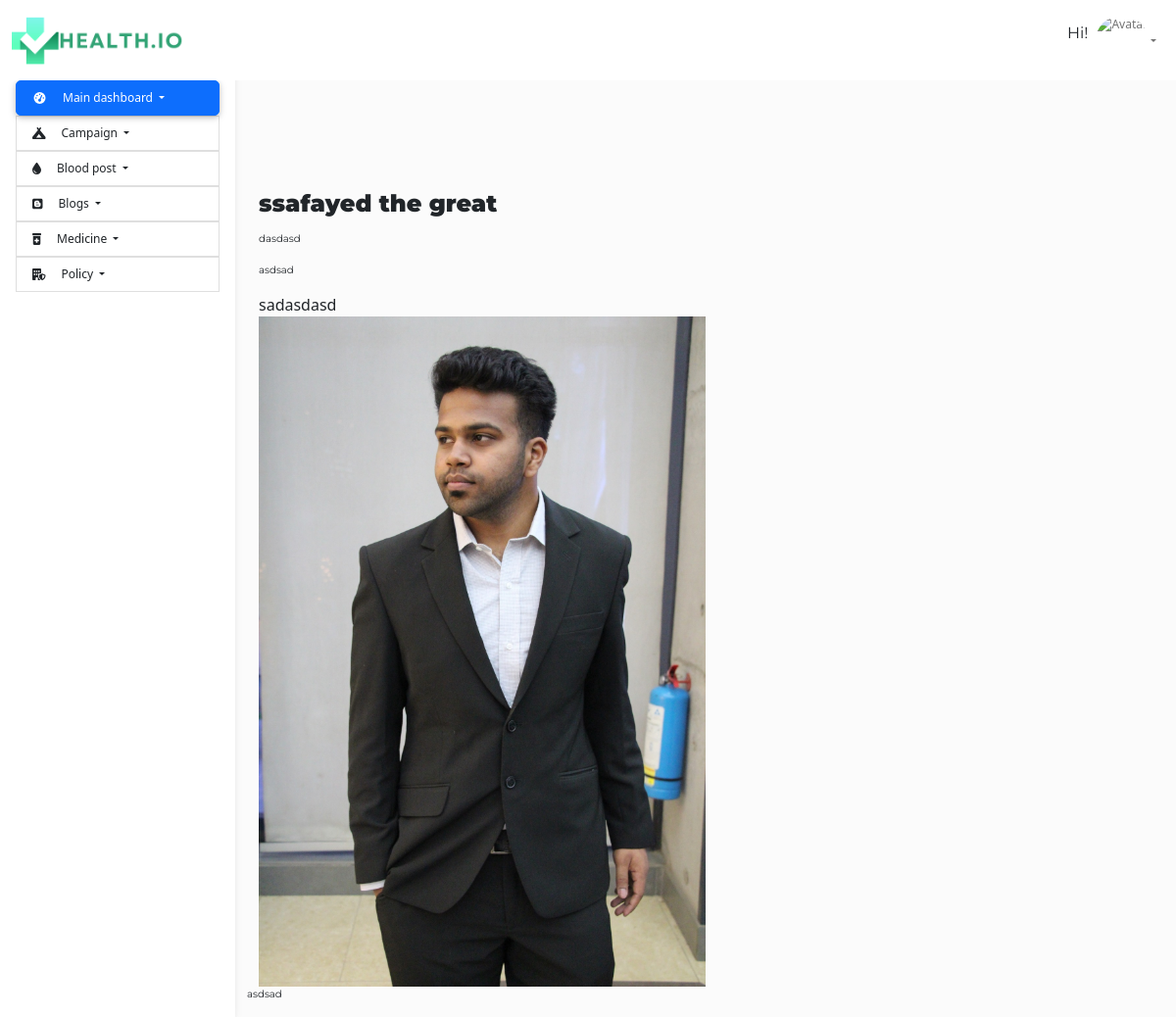
The page /admin_backend/blog_page.php?id=0 on the database its author committed.
### tables this page shows
CREATE TABLE `blogs` (
  `id` varchar(255) NOT NULL,
  `title` varchar(255) NOT NULL,
  `content_1` longtext NOT NULL,
  `content_2` longtext NOT NULL,
  `image_id` varchar(255) NOT NULL,
  `writer_id_FK` varchar(255) NOT NULL
);

CREATE TABLE `image` (
  `id` varchar(255) NOT NULL,
  `caption` varchar(255) NOT NULL,
  `location` varchar(255) NOT NULL,
  `name` varchar(255) NOT NULL,
  `user_fk` varchar(255) DEFAULT NULL
);

### db_connect.php (called while the page is built, shortened)
<?php
$db = new mysqli(servername,  username, password, Database);
    function Query($statement){
        global $db;
        $result=mysqli_query($db ,  $statement);
        return $result;
        }
?>

### admin_backend/blog_page.php (the view, shortened to what this page needs)
<?php
include "admin_header.php";
?>
 <link rel="stylesheet" href="style/blogs-policy-pharmacy.css">
<main style="margin-top: 58px;">
  <div class="container pt-4">
    <?php
      $id=$_GET['id'];
      $stat="SELECT *, blogs.id as bid FROM blogs INNER JOIN image ON image_id=image.id where blogs.id= $id";
      $result=Query($stat);
      $result=mysqli_fetch_assoc($result);
    ?>
   <div id="page_top">
        <div class="container">
            <div class="row">
                <div class="top">
                    <h1><?=$result['title']?></h1>
                </div>
                <div class="caption">
                    <p><?=$result['caption']?></p>
                </div>
            </div>
        </div>
    </div>
    <div id="body_section">
        <div class="blog-view">
            <div class="container">
                <p>
                <?=$result['content_1']?>
                </p>
                    <div class="col-6">
                     <?=$result['content_2']?>
                    </div>
                    <div class="col-6">
                        <img src="<?=$result['location']?>" alt="" style="width: 40rem; max-width:100%;">
                    </div>
                </div>
                <p>
                <?=$result['content_1']?>
                </p>
            </div>
        </div>
    </div>
</main>
<?php
include "admin_footer.php";
?>

### style/admin_dashboard.css (style rules this page uses)
body { background-color: #fbfbfb; }
@media (min-width: 991.98px) { main { padding-left: 240px; } }

### style/blogs-policy-pharmacy.css (style rules this page uses)
* { padding: 0; margin: 0; box-sizing: border-box; }
:root { --primary_color:#1D9160; --secondary_color:#FFFFFF; --teritary_color:#9a9c94; }
h1,h2,h3,h4,h5,h6 { font-family: 'Montserrat', sans-serif;; font-weight: 400; margin-bottom: .85rem; }
p { font-size: .8rem; font-family: 'Montserrat', sans-serif;; font-weight: 400; }
.top h1 { margin-top: 7rem; font-size: 2vw; font-weight: 900; }
.caption p { width: 45rem; font-size: 0.85vw; }
#body_section { position: relative; }
.blog-view p { font-size: 0.85vw; }

### rows shown on the page
blogs: title "ssafayed the great", image.caption "dasdasd", content_1 "asdsad", content_2 "sadasdasd", image.location (picture)
